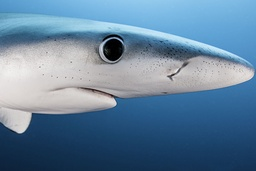
#> input picture FT TRABALHO/shark.jpg, 256 x 171 px, shrunk from 1400 x 933 before the run
$ python ft2.py shark.jpg 1.0
#> lines starting #> are read from the running program, lines starting #| are printed output that depends on the picture
from PIL import Image, ImageDraw, ImageFont
import random
import argparse

# ─────────────────────────────────────────
# 1. CÓDIGO DE HAMMING (7,4)
# ─────────────────────────────────────────
def hamming_encode(block4):
    d1, d2, d3, d4 = block4
    return [
        d1 ^ d2 ^ d4,  # c1 paridade
        d1 ^ d3 ^ d4,  # c2 paridade
        d1,            # c3 dado
        d2 ^ d3 ^ d4,  # c4 paridade
        d2,            # c5 dado
        d3,            # c6 dado
        d4,            # c7 dado
    ]


def encode_sequence(bits):
    if len(bits) % 4:
        bits += [0] * (4 - len(bits) % 4)
    out = []
    for i in range(0, len(bits), 4):
        out.extend(hamming_encode(bits[i:i + 4]))
    return out


def hamming_decode(block7, correct=True):
    c = block7[:]
    s1 = c[0] ^ c[2] ^ c[4] ^ c[6]
    s2 = c[1] ^ c[2] ^ c[5] ^ c[6]
    s3 = c[3] ^ c[4] ^ c[5] ^ c[6]
    syndrome = s1 + (s2 << 1) + (s3 << 2)

    fixed = 0
    if correct and syndrome and syndrome <= 7:
        c[syndrome - 1] ^= 1
        fixed = 1

    return [c[2], c[4], c[5], c[6]], fixed


def decode_sequence(bits, correct=True):
    decoded, fixed_total = [], 0
    for i in range(0, len(bits), 7):
        data, fixed = hamming_decode(bits[i:i + 7], correct)
        decoded.extend(data)
        fixed_total += fixed
    return decoded, fixed_total

# ─────────────────────────────────────────
# UTILITÁRIOS
# ─────────────────────────────────────────
def simulate_channel(bits, ber):
    return [b ^ 1 if random.random() < ber else b for b in bits]


def count_bit_errors(a, b):
    return sum(x != y for x, y in zip(a, b))


def image_to_bits(path):
#> called with path = 'shark.jpg'
    img = Image.open(path).convert("RGB")
#> img is the input picture: PIL image 256x171 RGB; mean R, G, B 99.3, 130.5, 157.3
    w, h = img.size
#> w = 256; h = 171
    bits = []
    for r, g, b in img.getdata():
        for v in (r, g, b):
            bits.extend(int(bit) for bit in f"{v:08b}")
#> this loop made 43776 passes
#> (r, g, b) on passes 1 to 3: (85, 153, 202), (86, 154, 203), (88, 156, 205)
#> after the loop, bits = 1050624 items
    return bits, w, h


def bits_to_image(bits, w, h):
    needed = w * h * 24
    bits = (bits + [0] * (needed - len(bits)))[:needed]
    pixels = []
    for i in range(0, needed, 24):
        r = int("".join(str(b) for b in bits[i:i + 8]), 2)
        g = int("".join(str(b) for b in bits[i + 8:i + 16]), 2)
        b = int("".join(str(b) for b in bits[i + 16:i + 24]), 2)
        pixels.append((r, g, b))
    out = Image.new("RGB", (w, h))
    out.putdata(pixels)
    return out


def annotate_image(img, text):
    draw = ImageDraw.Draw(img)
    try:
        font = ImageFont.load_default()
    except:
        font = None
    draw.text((10, 10), text, fill=(255,255,255), font=font)
    return img


def simulate_image_tx(path, ber):
    src_bits, w, h = image_to_bits(path)
#> src_bits = 1050624 items; w = 256; h = 171
    print(f"Imagem: {w}×{h} — {len(src_bits):,} bits de dados")
#| Imagem: 256×171 — 1,050,624 bits de dados

    enc_bits = encode_sequence(src_bits)
#> the loop in encode_sequence, `for i in range(0, len(bits), 4):` made 262656 passes
#> (i, d1 in hamming_encode, d2 in hamming_encode, d3 in hamming_encode, d4 in hamming_encode) on passes 2 to 4: (4, 0, 1, 0, 1), (8, 1, 0, 0, 1), (12, 1, 0, 0, 1)
#> after the loop in encode_sequence, `for i in range(0, len(bits), 4):`: out = 1838592 items
#> enc_bits = 1838592 items
    chan_bits = simulate_channel(enc_bits, ber)
#> chan_bits = 1838592 items
    raw_errors = count_bit_errors(enc_bits, chan_bits)
#> raw_errors = 1838592
    print(f"Bits alterados pelo canal: {raw_errors:,}/{len(enc_bits):,} ({raw_errors/len(enc_bits):.4%})")
#| Bits alterados pelo canal: 1,838,592/1,838,592 (100.0000%)

    dec_bits_corr, fixed = decode_sequence(chan_bits, correct=True)
#> the loop in decode_sequence, `for i in range(0, len(bits), 7):` made 262656 passes
#> i on passes 2 to 4: 7, 14, 21
    residual = count_bit_errors(src_bits[:len(dec_bits_corr)], dec_bits_corr)
    print(f"Bits corrigidos pelo Hamming: {fixed:,}")
#| Bits corrigidos pelo Hamming: 0
    print(f"Erros residuais após correção: {residual:,}/{len(dec_bits_corr):,} ({residual/len(dec_bits_corr):.4%})")
#| Erros residuais após correção: 1,050,624/1,050,624 (100.0000%)

    img_raw = bits_to_image(decode_sequence(chan_bits, correct=False)[0], w, h)
#> the loop in decode_sequence (call 2), `for i in range(0, len(bits), 7):` made 262656 passes
#> i on passes 2 to 4: 7, 14, 21
#> in bits_to_image, `out = Image.new("RGB", (w, h))`: out: PIL image 256x171 RGB; every value is 0
#> in bits_to_image, `out.putdata(pixels)`:
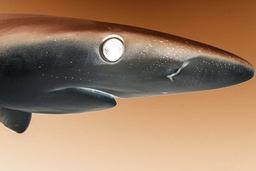
#> out: PIL image 256x171 RGB; mean R, G, B 155.7, 124.5, 97.7
    img_corr = bits_to_image(dec_bits_corr, w, h)
    img_raw = annotate_image(img_raw, "Imagem apos canal (sem correcao)")
    img_corr = annotate_image(img_corr, "Imagem apos canal + correcao")

    return img_raw, img_corr

if __name__ == '__main__':
    parser = argparse.ArgumentParser(
        description='Simulação de transmissão de imagem com código de Hamming (7,4)')
    parser.add_argument('caminho', help='Path da imagem de entrada')
    parser.add_argument('ber', type=float, help='Taxa de erro de bit (0 a 1)')
    args = parser.parse_args()

    img_ruido, img_corr = simulate_image_tx(args.caminho, args.ber)
    img_ruido.show()
    img_corr.show()
